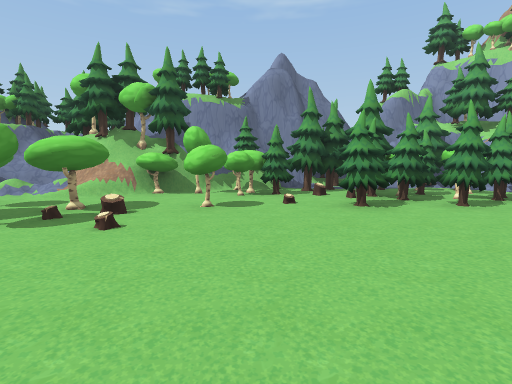
view 1 (above)

24 first-person views from a walk through a scene from a Unity 3-D project. The camera is 1.5 m above the floor, tilts 6° down and sees 85° across. The floor is counted in squares, 2 m on a side. Each view is taken from the middle of a square. On the plan, view 1 faces up. The plan holds only what a view shows up to about 10 squares ahead; the rest is blank. The place goes on beyond the plan. The player is left out.

view 2
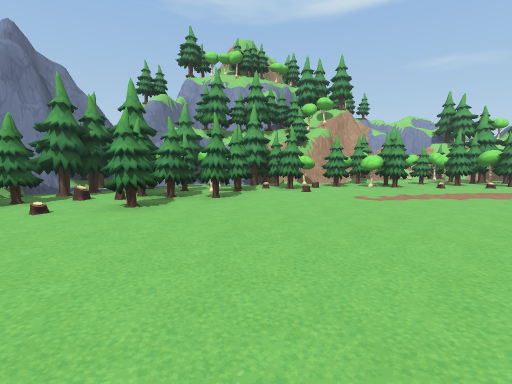

view 3
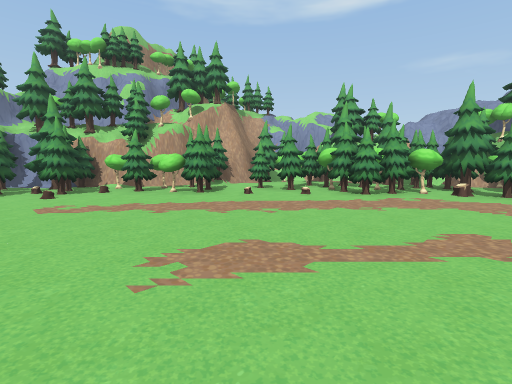

view 4
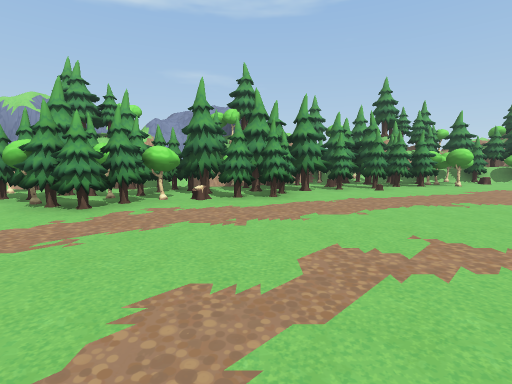

view 5
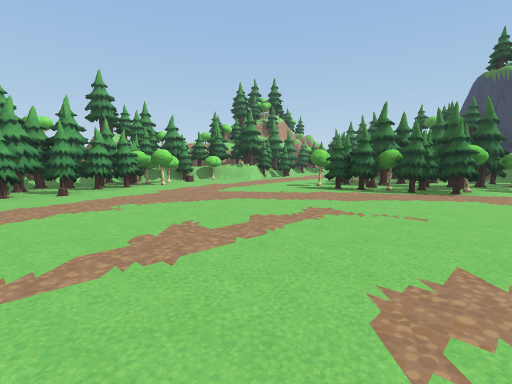

view 6
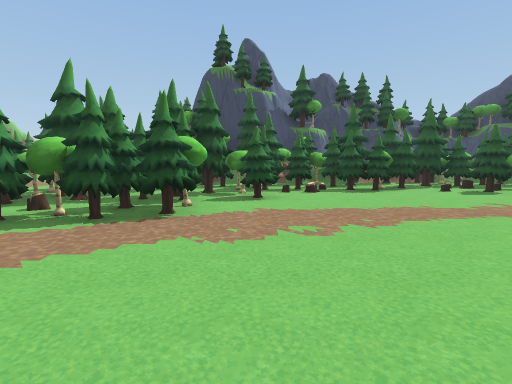

view 7
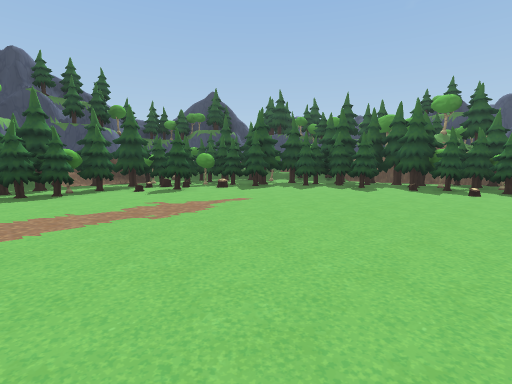

view 8
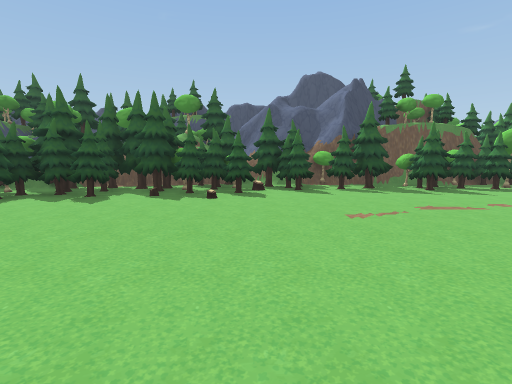

view 9
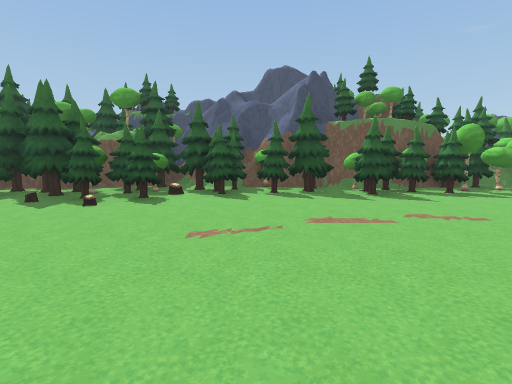

view 10
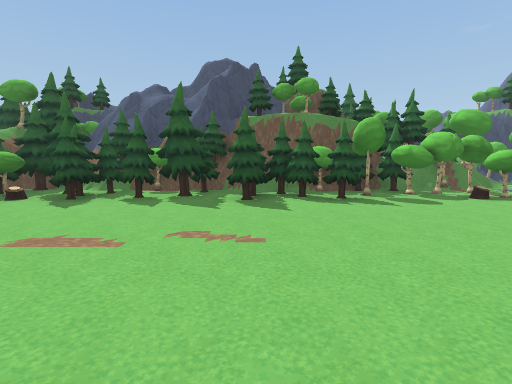

view 11
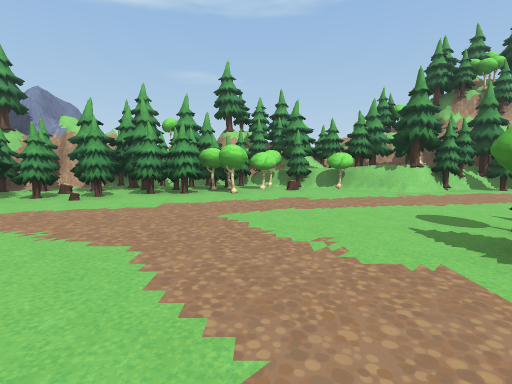

view 12
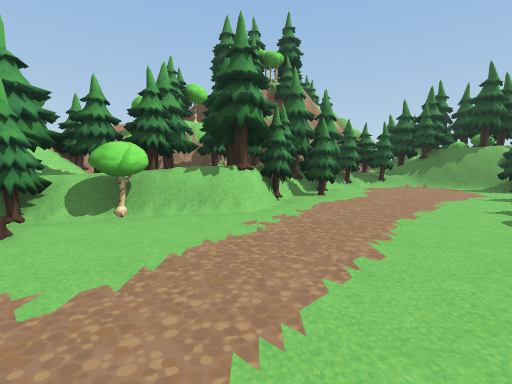

view 13
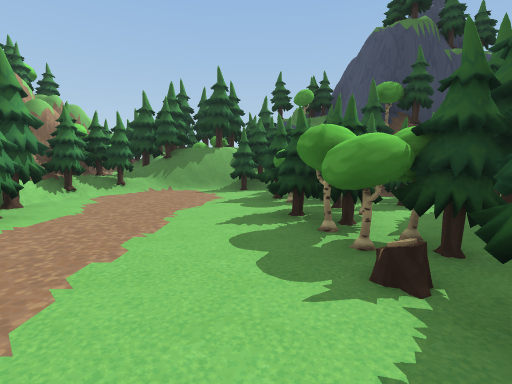

view 14
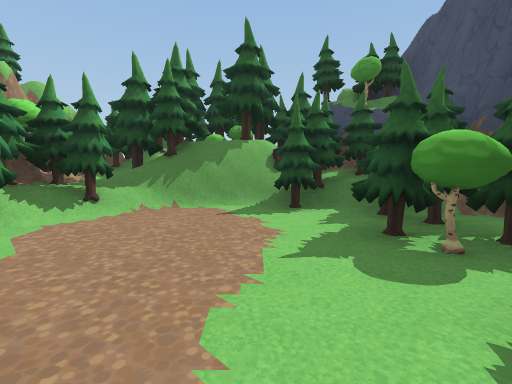

view 15
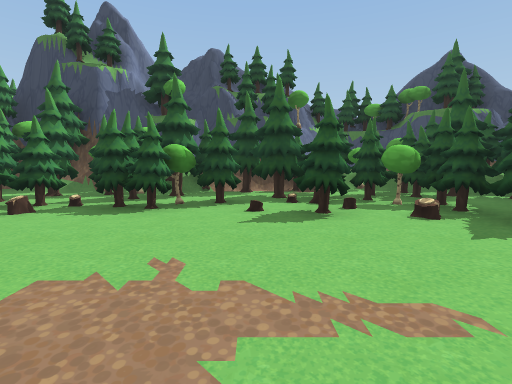

view 16
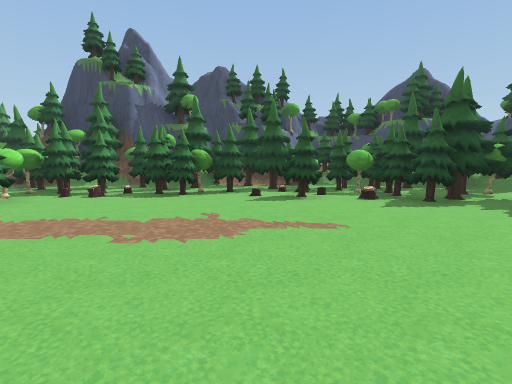

view 17
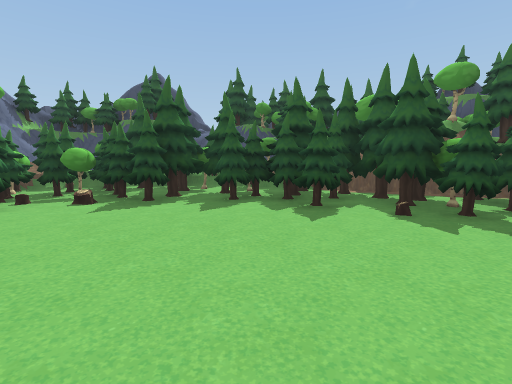

view 18
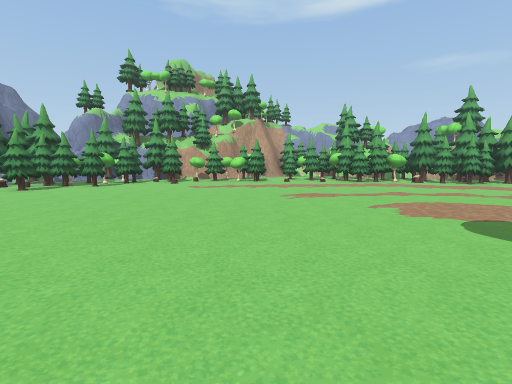

view 19
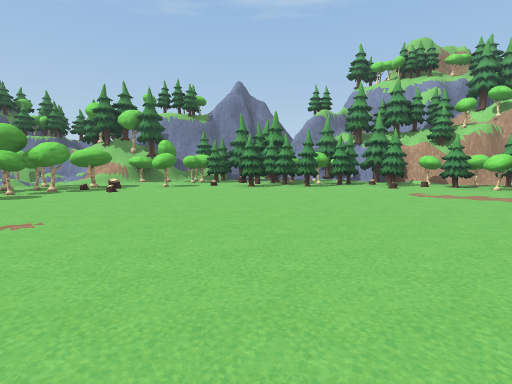

view 20
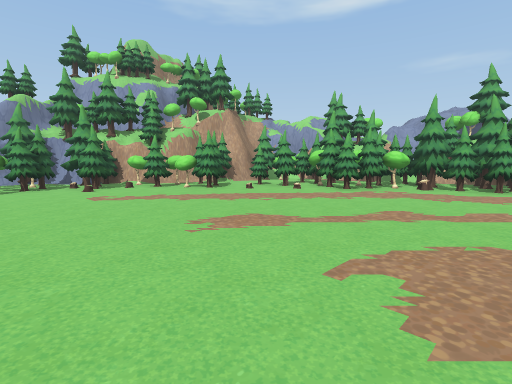

view 21
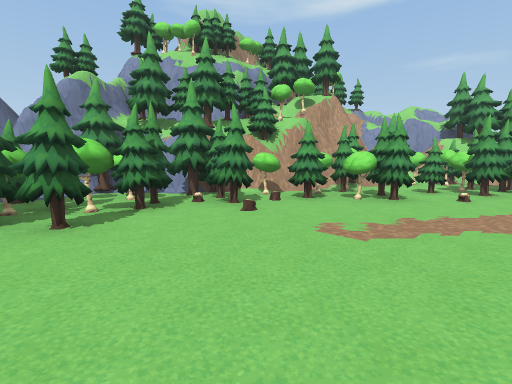

view 22
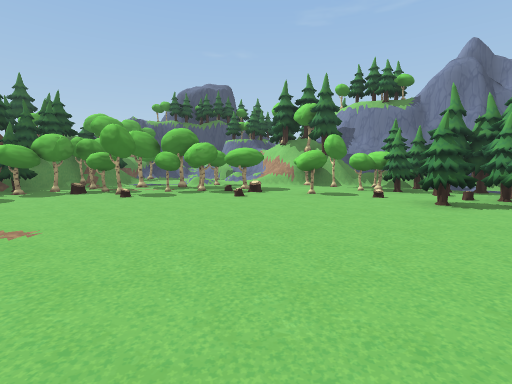

view 23
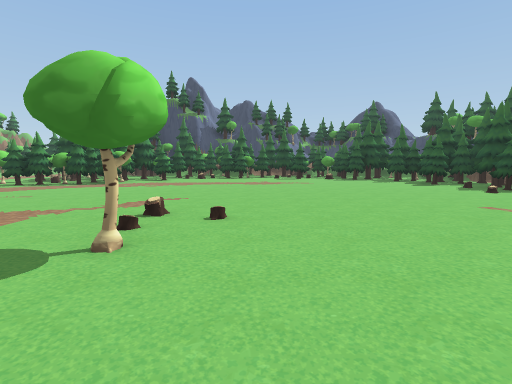

view 24
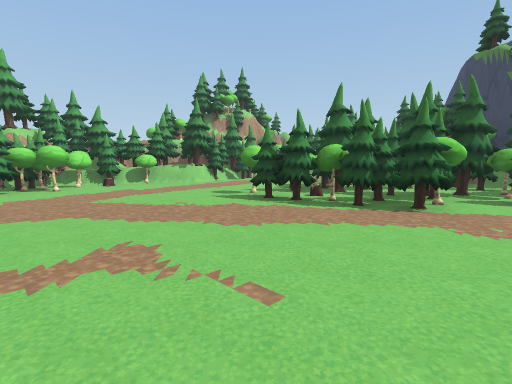

### Floor plan
Key: @ floor where view 1 was taken; # wall or solid block; . main floor; : floor 0.25 m higher than the main floor; / step, stairs or slope; ^ raised ledge; T tree; S stump; O other object.
Columns run from 9 left of view 1 to 19 right of it. Each row starts with its distance up from view 1.
  9          ##OT T#
  8          #TTTTT###
  7         ##TTTT#TT#
  6        ###.TT#TTT####
  5       ###..T.T.TTT####
  4      ##S.........T#T ###
  3      ##...........TTT#T##
  2   ####..............T#TT
  1 OT####..............TTTTT
  0 TTT#.....@..........TTTTTO
 -1 O T..................T#TT^
 -2   #.T.................TTOT
 -3   #TT.................TTOT##
 -4   ##T..................TTTT#
 -5   #T....................TT##
 -6   #TT........#..........TTTOO
 -7   #TT....................TTO#
 -8   #TT....................TTT#
 -9  ##TTT...................#TT#
-10  #TTTT:...................#TT
-11  ##O#T....................TTT
-12   #TTT..............T.....#T^
-13   #TTTT..........TTTT#....#T
-14   ##OTT..........#TTTT....TTT
-15    TO#T.T.......TTTTTS....TTT
-16     O#TTT.T.....#TTT#T....T #
-17     O#TTT..TTTTTT#TT T....T##
-18     TTTTTTTTTTTTTTTTTT....T#
-19      ##TT##TTOTTT## TTT...T#
-20     ###^####^^ ######T....T#
-21         ##          #TT/#TT#
-22         #           #####TTO
-23                       T##T##
-24                          T

Positions as (right, up) in squares from view 1, and headings:
1: (0, 0), facing up
2: (0, 0), facing up-right
3: (5, -3), facing up-right
4: (7, -3), facing right
5: (7, -5), facing down-right
6: (7, -9), facing down
7: (5, -9), facing down-left
8: (3, -9), facing left
9: (2, -7), facing left
10: (1, -4), facing left
11: (9, -10), facing right
12: (13, -11), facing down-right
13: (13, -13), facing down
14: (14, -16), facing down
15: (2, -12), facing down
16: (2, -10), facing down
17: (1, -10), facing down-left
18: (1, -5), facing up-right
19: (2, -4), facing up
20: (4, -4), facing up-right
21: (3, 1), facing up-right
22: (3, -1), facing up-left
23: (3, -3), facing down
24: (7, -8), facing down-right
